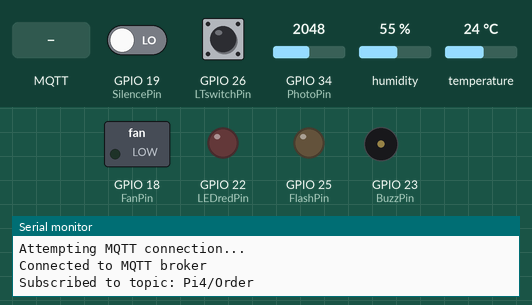
Recording of a sketch running on a simulated ESP32. On the bench: switched loads named in the sketch (green lamp = pin HIGH), output pins drawn as LEDs (lit = HIGH), buzzer (waves = sounding, pin HIGH), the last lines printed to the serial monitor. The inputs (shaded band) are chosen by the test bench; at power-on: GPIO 19 (SilencePin) LOW, GPIO 26 (LTswitchPin) LOW, GPIO 34 (PhotoPin) = 2048, humidity 55 %, temperature 24 °C. WiFi joins after 1.5 s; servers stay silent unless stated; no MQTT or app messages arrive unless stated.

Above: at 3.2 s.
3.3 s: GPIO 19 (SilencePin) driven HIGH
At 9.3 s:
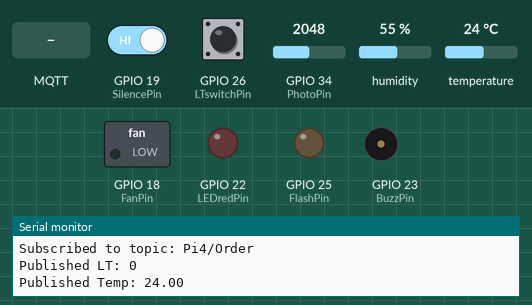
15.2 s: MQTT message "Temperature HIGH" arrives on the first subscribed topic
At 18.8 s:
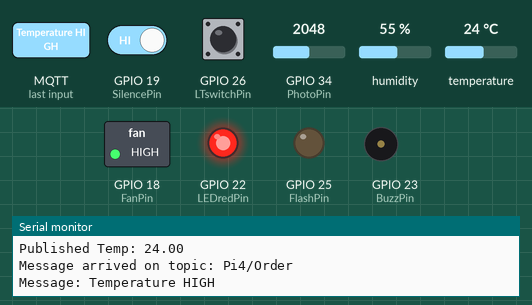
27.1 s: GPIO 26 (LTswitchPin) pulled HIGH for 3.2 s
At 29.4 s:
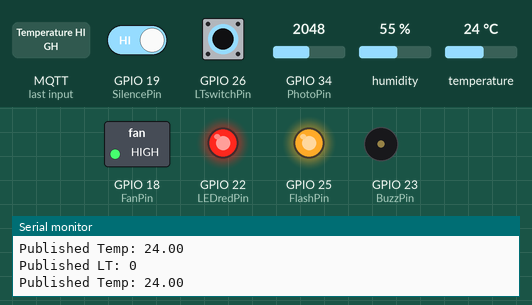
34.9 s: MQTT message "Temperature LOW" arrives on the first subscribed topic
At 38.9 s:
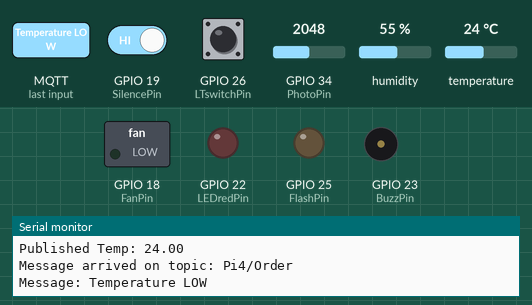
39.9 s: GPIO 19 (SilencePin) driven LOW
At 44.7 s:
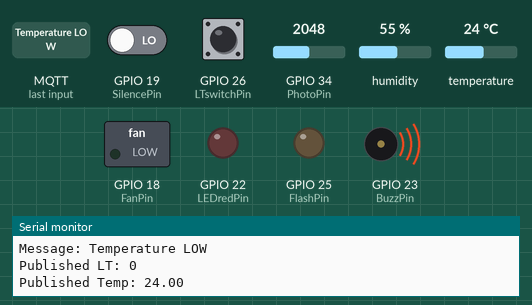
45.0 s: GPIO 26 (LTswitchPin) pulled HIGH for 0.15 s
At 45.07 s:
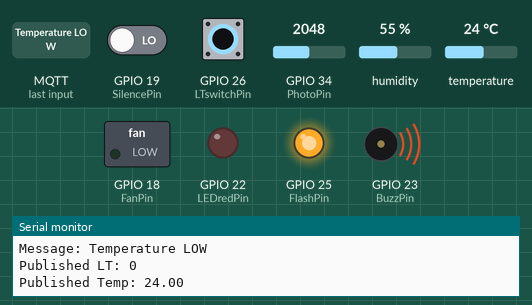
Timing chart, 0 to 47.6 s (numbered marks = the images above; inputs shaded):
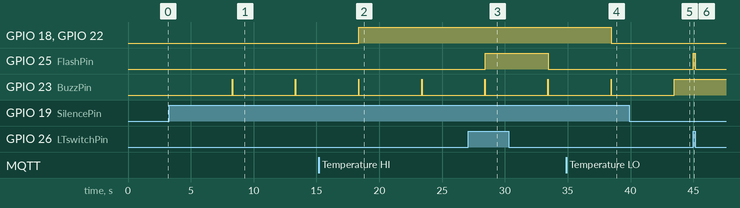

The sketch:

ESP32.ino
```cpp
// Libraries
#include <WiFi.h>
#include <PubSubClient.h>
#include <Arduino.h>
#include <DHT.h>


// Wi-Fi credentials:
const char* ssid = "VIRGIN093";  // The name of the WiFi network
const char* password = "pArivash1354$";

// MQTT broker details:
const char* mqtt_server = "192.168.2.218"; // The MQTT broker's hostname or IP address
const int mqtt_port = 1883;  // MQTT broker port (1883 is default)
const char* mqtt_pub_topic_DHT = "Kitchen/Temp";  // MQTT topic to publish messages of data from DHT11
const char* mqtt_pub_topic_PhC = "Kitchen/Presence";  // MQTT topic to publish messages of data from PhotoCell
const char* mqtt_sub_topic = "Pi4/Order";  // MQTT topic to subscribe messages
// MQTT client name prefix (will add MAC address)
String name = "ESP32Client_";

// Millies
unsigned long previousMillis = 0;
unsigned long currentMillis = millis();
const long interval = 5000;

// Create an instance of the WiFiClient class
WiFiClient espClient;
// Create an instance of the PubSubClient class
PubSubClient client(espClient);

// Defining Output Pins
// Fan Pin
#define FanPin 18
// Speed Control Pin
//Flashlight Pin
#define FlashPin 25
// Warning Light Pin
#define LEDredPin 22
// Buzzer Pin
#define BuzzPin 23

// Defining Input Pins
// DHT11
#define DHTpin 4
DHT dht(DHTpin, DHT11);
// Photocel Pin
#define PhotoPin 34
// Light switch PB Pin
#define LTswitchPin 26
// Alarm OFF PB
#define SilencePin 19

//Kitchen Lights(presence)
int LTstate;

void setup()
{
  // Start Serial communication
  Serial.begin(115200);
  dht.begin();

  // Connect to Wi-Fi
  WiFi.begin(ssid, password);
  while (WiFi.status() != WL_CONNECTED)
  {
    delay(1000);
    Serial.println("Connecting to WiFi...");
  }
  Serial.println("Connected to WiFi");

  // Set MQTT server and port
  client.setServer(mqtt_server, mqtt_port);
  client.setCallback(Mosquitto_sub);

  // Setting the Pin Modes for the outputs
  pinMode(FanPin, OUTPUT);
  pinMode(FlashPin, OUTPUT);
  pinMode(LEDredPin, OUTPUT);
  pinMode(BuzzPin, OUTPUT);

  // Setting the Pin Modes for the Inputs
  pinMode(PhotoPin, INPUT);
  pinMode(LTswitchPin, INPUT);
  pinMode(SilencePin, INPUT);
}

void loop()
{
  // Connect to MQTT if necessary
  if (!client.connected())
  {
    connect();
  }

  if(digitalRead(LTswitchPin) == 1)
  {
    digitalWrite(FlashPin, 1);
  }
  else
  {
    digitalWrite(FlashPin, 0);
  }

  if(digitalRead(SilencePin) == 1)
  {
    digitalWrite(BuzzPin, LOW);
    delay(5000);
    digitalWrite(BuzzPin, HIGH);
  }

  currentMillis = millis();
  // Publish a message every 5 seconds
  if (currentMillis - previousMillis >= interval)
  {
    previousMillis = currentMillis;

    int PhotoVal = analogRead(PhotoPin);
    if(PhotoVal > 3000)
    {
      LTstate = 1;
    }
    else if(PhotoVal < 3000)
    {
      LTstate = 0;
    }

    String KitchenLights = String(LTstate);

    float Temp = dht.readTemperature();
    String KitchenTemp = String(Temp);

    // Publish the message to the MQTT topic
    client.publish(mqtt_pub_topic_PhC, KitchenLights.c_str());
    Serial.println("Published LT: " + KitchenLights);

    client.publish(mqtt_pub_topic_DHT, KitchenTemp.c_str());
    Serial.println("Published Temp: " + KitchenTemp);
  }

  // Allow the PubSubClient to process incoming messages
  client.loop();
}

void connect()
{
  // Loop until we're reconnected
  while (!client.connected())
  {
    Serial.println("Attempting MQTT connection...");

    // Attempt to connect
    if (client.connect(name.c_str()))
    {
      Serial.println("Connected to MQTT broker");

     // Subscribe to the topic
     if (client.subscribe(mqtt_sub_topic))
     {
        Serial.println("Subscribed to topic: " + String(mqtt_sub_topic));
     }
     else
     {
        Serial.println("Failed to subscribe");
     }

    }
    else
    {
      Serial.print("Failed to connect to MQTT broker, rc=");
      Serial.print(client.state());
      Serial.println("Try again in 5 seconds");
      delay(5000);
    }
  }
}

// Function for received messages
void Mosquitto_sub(char* topic, byte* payload, unsigned int length)
{
  Serial.print("Message arrived on topic: ");
  Serial.println(topic);

  // decoding the message
  Serial.print("Message: ");
  String Message;
  for (unsigned int i = 0; i < length; i++)
  {
    Message += (char)payload[i];
  }
  Serial.println(Message);

  // Control FAN based on the message
  if (String(topic) == mqtt_sub_topic)
  {
    if (Message == "Temperature HIGH")
    {
      digitalWrite(FanPin, 1);
      digitalWrite(LEDredPin, 1);
      digitalWrite(BuzzPin, LOW);
    }
    else if (Message == "Temperature LOW")
    {
      digitalWrite(FanPin, 0);
      digitalWrite(LEDredPin, 0);
      digitalWrite(BuzzPin, LOW);
    }
  }

  if (String(topic) == mqtt_sub_topic)
  {
    if (Message == "FIRE ALERT")
    {
      digitalWrite(BuzzPin, HIGH);
      digitalWrite(FanPin, 0);
      digitalWrite(LEDredPin, 0);
    }
    else if (Message == "Alert Dismissed")
    {
      digitalWrite(BuzzPin, LOW);
    }
  }
}
```

Measured:
- after the input at 3.3 s, GPIO 23 (BuzzPin): alternates HIGH for 0.02 s and LOW for 5.0 s, starting after 5.0 s
- after the input at 15.2 s, GPIO 18 (FanPin), GPIO 22 (LEDredPin): LOW → HIGH after 3.2 s
- after the input at 27.1 s, GPIO 25 (FlashPin): LOW → HIGH after 1.3 s, → LOW 5.0 s later
- after the input at 34.9 s, GPIO 18 (FanPin), GPIO 22 (LEDredPin): HIGH → LOW after 3.6 s
- after the input at 39.9 s, GPIO 23 (BuzzPin): goes on until 43.5 s, then stays HIGH
- after the input at 45.0 s, GPIO 25 (FlashPin): LOW → HIGH at once, → LOW 0.15 s later
